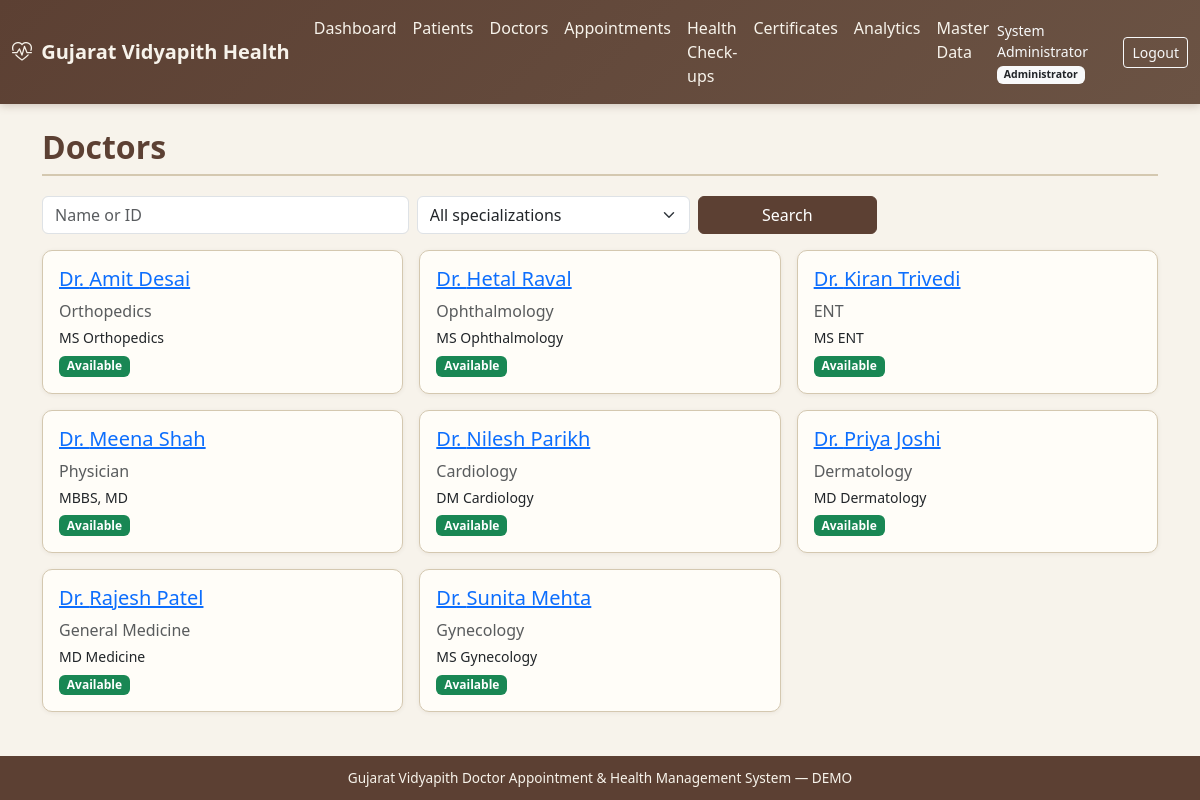
Page /doctors/ (signed in) on the committed database.
### accounts/models.py (models this page shows, shortened)
class User(AbstractUser):
    role = models.ForeignKey(
        Role, on_delete=models.SET_NULL, null=True, blank=True, related_name='users'
    )
    mobile = models.CharField(max_length=15, blank=True)
    gender = models.CharField(
        max_length=10,
        choices=[('Male', 'Male'), ('Female', 'Female'), ('Other', 'Other')],
        blank=True,
    )
    profile_photo = models.ImageField(upload_to='profiles/', blank=True, null=True)
    is_active_user = models.BooleanField(default=True)
    created_at = models.DateTimeField(auto_now_add=True)
    updated_at = models.DateTimeField(auto_now=True)
    class Meta:
        ordering = ['username']
    @property
    def role_code(self):
        return self.role.code if self.role else None

class Role(models.Model):
    ADMIN = 'admin'
    DOCTOR = 'doctor'
    STUDENT = 'student'
    STAFF = 'staff'
    STAFF_FAMILY = 'staff_family'
    HOD = 'hod'
    SUPER_ADMIN = 'super_admin'
    ROLE_CHOICES = [
        (ADMIN, 'Administrator'),
        (DOCTOR, 'Doctor'),
        (STUDENT, 'Student'),
        (STAFF, 'Staff'),
        (STAFF_FAMILY, 'Staff Family Member'),
        (HOD, 'HOD'),
        (SUPER_ADMIN, 'Super Administrator'),
    ]
    code = models.CharField(max_length=20, choices=ROLE_CHOICES, unique=True)
    name = models.CharField(max_length=50)
    description = models.TextField(blank=True)
    is_active = models.BooleanField(default=True)
    created_at = models.DateTimeField(auto_now_add=True)
    class Meta:
        ordering = ['name']

### doctors/models.py (models this page shows, shortened)
class Doctor(models.Model):
    doctor_id = models.CharField(max_length=30, unique=True)
    user = models.OneToOneField(
        settings.AUTH_USER_MODEL,
        on_delete=models.SET_NULL,
        null=True,
        blank=True,
        related_name='doctor_profile',
    )
    name = models.CharField(max_length=150)
    gender = models.CharField(
        max_length=10,
        choices=[('Male', 'Male'), ('Female', 'Female'), ('Other', 'Other')],
        blank=True,
    )
    qualification = models.CharField(max_length=200, blank=True)
    medical_system = models.ForeignKey(
        MedicalSystem, on_delete=models.SET_NULL, null=True, blank=True, related_name='doctors'
    )
    specialization = models.ForeignKey(
        Specialization, on_delete=models.SET_NULL, null=True, related_name='doctors'
    )
    department = models.ForeignKey(
        Department, on_delete=models.SET_NULL, null=True, blank=True, related_name='doctors'
    )
    registration_number = models.CharField(max_length=50, blank=True)
    email = models.EmailField(blank=True)
    mobile = models.CharField(max_length=15, blank=True)
    experience_years = models.PositiveSmallIntegerField(default=0)
    profile_photo = models.ImageField(upload_to='doctors/', blank=True, null=True)
    availability = models.CharField(
        max_length=20,
        choices=[('Available', 'Available'), ('Unavailable', 'Unavailable'), ('On Leave', 'On Leave')],
        default='Available',
    )
    status = models.CharField(
        max_length=20,
        choices=[('Active', 'Active'), ('Inactive', 'Inactive')],
        default='Active',
    )
    created_at = models.DateTimeField(auto_now_add=True)
    updated_at = models.DateTimeField(auto_now=True)
    class Meta:
        ordering = ['name']

### masters/models.py (models this page shows, shortened)
class Specialization(models.Model):
    name = models.CharField(max_length=100, unique=True)
    code = models.CharField(max_length=20, unique=True, blank=True)
    description = models.TextField(blank=True)
    status = models.CharField(
        max_length=20,
        choices=[('Active', 'Active'), ('Inactive', 'Inactive')],
        default='Active',
    )
    class Meta:
        ordering = ['name']

### doctors/views.py (the view)
# urls.py: path('', views.index, name='index'),
@login_required
def index(request):
    user = request.user
    profile = get_doctor_profile(user)
    if profile is not None and not is_admin(user):
        return redirect('doctors:detail', doctor_id=profile.doctor_id)
    q = request.GET.get('q', '').strip()
    spec = request.GET.get('specialization', '')
    qs = Doctor.objects.filter(status='Active').select_related(
        'specialization', 'department', 'medical_system'
    )
    if q:
        qs = qs.filter(Q(name__icontains=q) | Q(doctor_id__icontains=q))
    if spec:
        qs = qs.filter(specialization__code=spec)
    from masters.models import Specialization
    page = Paginator(qs.order_by('name'), 10).get_page(request.GET.get('page'))
    return render(request, 'doctors/list.html', {
        'page_obj': page,
        'doctors': page,
        'q': q, 'spec': spec,
        'specializations': Specialization.objects.filter(status='Active'),
    })

### accounts/authorization.py (called while the page is built)
def get_doctor_profile(user):
    if not user or not user.is_authenticated:
        return None
    try:
        return user.doctor_profile
    except ObjectDoesNotExist:
        return None
    except AttributeError:
        return None

### templates/doctors/list.html (shortened to what this page needs)
{% extends "base.html" %}
{% block content %}
<div class="container">
  <h2 class="page-title">Doctors</h2>
  <form class="row g-2 mb-3" method="get">
    <div class="col-md-4"><input type="text" name="q" value="{{ q }}" class="form-control" placeholder="Name or ID"></div>
    <div class="col-md-3">
      <select name="specialization" class="form-select">
        <option value="">All specializations</option>
      </select>
    </div>
    <div class="col-md-2"><button class="btn btn-gv w-100">Search</button></div>
  </form>
  <div class="row g-3">
    {% for d in page_obj %}
    <div class="col-md-4">
      <div class="card card-gv h-100">
        <div class="card-body">
          <h5 class="card-title"><a href="{% url 'doctors:detail' d.doctor_id %}">Dr. {{ d.name }}</a></h5>
          <p class="mb-1 text-muted">{{ d.specialization.name|default:"General" }}</p>
          <p class="mb-1 small">{{ d.qualification }}</p>
          <p class="mb-0"><span class="badge {% if d.availability == 'Available' %}bg-success{% else %}bg-secondary{% endif %}">{{ d.availability }}</span></p>
        </div>
      </div>
    </div>
    {% empty %}
    <p class="text-muted">No doctors found</p>
    {% endfor %}
  </div>
</div>
{% endblock %}

### templates/base.html (shortened to what this page needs)
{% load static %}
<!DOCTYPE html>
<html lang="en">
<head>
  <link href="https://cdn.jsdelivr.net/npm/bootstrap@5.3.3/dist/css/bootstrap.min.css" rel="stylesheet">
  <link href="https://cdn.jsdelivr.net/npm/bootstrap-icons@1.11.3/font/bootstrap-icons.min.css" rel="stylesheet">
  <link href="{% static 'css/gv-theme.css' %}" rel="stylesheet">
</head>
<body class="d-flex flex-column">
{% if user.is_authenticated %}
<nav class="navbar navbar-expand-lg navbar-gv">
  <div class="container-fluid">
    <a class="navbar-brand fw-semibold" href="{% url 'accounts:dashboard' %}">
      <i class="bi bi-heart-pulse me-1"></i> Gujarat Vidyapith Health
    </a>
    <div class="collapse navbar-collapse" id="navMain">
      <ul class="navbar-nav me-auto">
        <li class="nav-item"><a class="nav-link" href="{% url 'accounts:dashboard' %}">Dashboard</a></li>
        {% if user.is_superuser or user.role_code == 'admin' or user.role_code == 'super_admin' or user.role_code == 'doctor' %}
        <li class="nav-item"><a class="nav-link" href="{% url 'patients:index' %}">Patients</a></li>
        {% endif %}
        <li class="nav-item"><a class="nav-link" href="{% url 'doctors:index' %}">Doctors</a></li>
        <li class="nav-item"><a class="nav-link" href="{% url 'appointments:index' %}">Appointments</a></li>
        <li class="nav-item"><a class="nav-link" href="{% url 'health_records:index' %}">Health Check-ups</a></li>
        <li class="nav-item"><a class="nav-link" href="{% url 'certificates:index' %}">Certificates</a></li>
        <li class="nav-item"><a class="nav-link" href="{% url 'analytics:index' %}">Analytics</a></li>
        {% if user.is_superuser or user.role_code == 'admin' or user.role_code == 'super_admin' %}
        <li class="nav-item"><a class="nav-link" href="{% url 'masters:index' %}">Master Data</a></li>
        {% endif %}
      </ul>
      <span class="navbar-text text-light me-3 small">
        {{ user.get_full_name|default:user.username }}
        {% if user.role %}<span class="badge bg-light text-dark">{{ user.role.name }}</span>{% endif %}
      </span>
      <a class="btn btn-sm btn-outline-light" href="{% url 'accounts:logout' %}">Logout</a>
    </div>
  </div>
</nav>
{% endif %}
<main class="container-fluid py-4 flex-grow-1">
  {% block content %}{% endblock %}
</main>
<footer class="footer-gv text-center">
  <div class="container">
    Gujarat Vidyapith Doctor Appointment &amp; Health Management System &mdash; DEMO
  </div>
</footer>
</body>
</html>

### static/css/gv-theme.css (style rules this page uses)
:root { --gv-cream: #f7f3eb; --gv-cream-dark: #ebe4d6; --gv-brown: #5c4033; --gv-brown-light: #8b6914; --gv-earth: #6b5344; --gv-muted: #a0896e; --gv-accent: #3d5a40; --gv-text: #2c2416; --gv-border: #d4c8b0; --gv-card: #fffdf8; --gv-success: #4a7c59; --gv-warning: #c4a35a; --gv-danger: #a65d57; }
body { background-color: var(--gv-cream); color: var(--gv-text); font-family: 'Segoe UI', system-ui, -apple-system, sans-serif; min-height: 100vh; }
.navbar-gv { background: linear-gradient(135deg, var(--gv-brown) 0%, var(--gv-earth) 100%); box-shadow: 0 2px 8px rgba(92, 64, 51, 0.25); }
.navbar-gv .navbar-brand, .navbar-gv .nav-link { color: var(--gv-cream) !important; }
.card-gv { background: var(--gv-card); border: 1px solid var(--gv-border); border-radius: 10px; box-shadow: 0 1px 4px rgba(92, 64, 51, 0.08); }
.btn-gv { background: var(--gv-brown); border-color: var(--gv-brown); color: #fff; }
.page-title { color: var(--gv-brown); font-weight: 600; border-bottom: 2px solid var(--gv-border); padding-bottom: 0.5rem; margin-bottom: 1.25rem; }
.footer-gv { background: var(--gv-brown); color: var(--gv-cream); font-size: 0.85rem; padding: 0.75rem 0; margin-top: auto; }

### rows in the picture
User: get_full_name "System Administrator", role.name "Administrator"
Doctor: name "Amit Desai", specialization.name "Orthopedics", qualification "MS Orthopedics", availability "Available"
Doctor: name "Hetal Raval", specialization.name "Ophthalmology", qualification "MS Ophthalmology", availability "Available"
Doctor: name "Kiran Trivedi", specialization.name "ENT", qualification "MS ENT", availability "Available"
Doctor: name "Meena Shah", specialization.name "Physician", qualification "MBBS, MD", availability "Available"
Doctor: name "Nilesh Parikh", specialization.name "Cardiology", qualification "DM Cardiology", availability "Available"
Doctor: name "Priya Joshi", specialization.name "Dermatology", qualification "MD Dermatology", availability "Available"
Doctor: name "Rajesh Patel", specialization.name "General Medicine", qualification "MD Medicine", availability "Available"
Doctor: name "Sunita Mehta", specialization.name "Gynecology", qualification "MS Gynecology", availability "Available"
